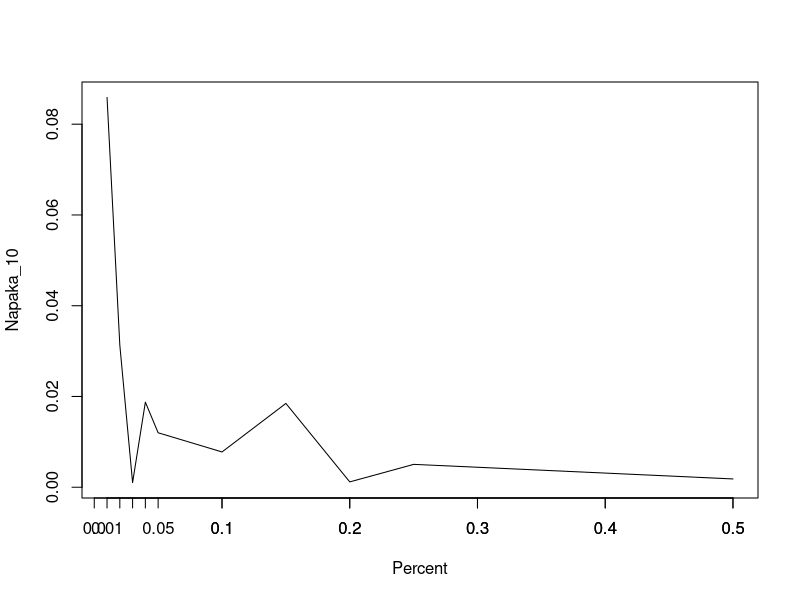

This figure's R source:
library(readr)
library(ggplot2)

Sim <- read.csv("Data/Sim.csv")

# Grid 4x3x2
grid_4x3x2 <- Sim[c(301:310), c(2:6)]
grid_4x3x2$Napaka_10 <- abs(grid_4x3x2[, 2] - grid_4x3x2[,3])
grid_4x3x2$Napaka_100 <- abs(grid_4x3x2[, 2] - grid_4x3x2[,4])
grid_4x3x2$Napaka_1000 <- abs(grid_4x3x2[, 2] - grid_4x3x2[,5])
grid_4x3x2$Percent <- c("0.01", "0.02", "0.03", "0.04", "0.05", "0.1", "0.15", "0.2", "0.25", "0.5")

x_axis <- c(0.01, 0.02, 0.03, 0.04, 0.05, 0.1, 0.2, 0.3, 0.4, 0.5)
l <- plot(grid_4x3x2[, c(1, 6)], type = "l")
axis(1, labels = x_axis, at = x_axis)

m <- ggplot(grid_4x3x2, aes(x = Percent, y = Napaka_10)) + geom_point()
